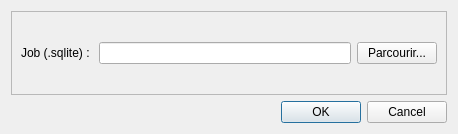
<?xml version="1.0" encoding="UTF-8"?>
<ui version="4.0">
 <class>Open_job</class>
 <widget class="QDialog" name="Open_job">
  <property name="geometry">
   <rect>
    <x>0</x>
    <y>0</y>
    <width>458</width>
    <height>134</height>
   </rect>
  </property>
  <property name="windowTitle">
   <string>Ouvrir un job CarHab</string>
  </property>
  <layout class="QVBoxLayout" name="verticalLayout">
   <item>
    <widget class="QScrollArea" name="scrollArea">
     <property name="widgetResizable">
      <bool>true</bool>
     </property>
     <widget class="QWidget" name="scrollAreaWidgetContents">
      <property name="geometry">
       <rect>
        <x>0</x>
        <y>0</y>
        <width>438</width>
        <height>85</height>
       </rect>
      </property>
      <layout class="QHBoxLayout" name="horizontalLayout">
       <item>
        <widget class="QLabel" name="lbl_open_job">
         <property name="text">
          <string>Job (.sqlite) : </string>
         </property>
        </widget>
       </item>
       <item>
        <widget class="QLineEdit" name="line_edit_open_job"/>
       </item>
       <item>
        <widget class="QPushButton" name="psh_btn_open_job">
         <property name="text">
          <string>Parcourir...</string>
         </property>
        </widget>
       </item>
      </layout>
     </widget>
    </widget>
   </item>
   <item>
    <widget class="QDialogButtonBox" name="btn_box_open_job">
     <property name="orientation">
      <enum>Qt::Horizontal</enum>
     </property>
     <property name="standardButtons">
      <set>QDialogButtonBox::Cancel|QDialogButtonBox::Ok</set>
     </property>
    </widget>
   </item>
  </layout>
 </widget>
 <resources/>
 <connections>
  <connection>
   <sender>btn_box_open_job</sender>
   <signal>accepted()</signal>
   <receiver>Open_job</receiver>
   <slot>accept()</slot>
   <hints>
    <hint type="sourcelabel">
     <x>248</x>
     <y>254</y>
    </hint>
    <hint type="destinationlabel">
     <x>157</x>
     <y>274</y>
    </hint>
   </hints>
  </connection>
  <connection>
   <sender>btn_box_open_job</sender>
   <signal>rejected()</signal>
   <receiver>Open_job</receiver>
   <slot>reject()</slot>
   <hints>
    <hint type="sourcelabel">
     <x>316</x>
     <y>260</y>
    </hint>
    <hint type="destinationlabel">
     <x>286</x>
     <y>274</y>
    </hint>
   </hints>
  </connection>
 </connections>
</ui>
